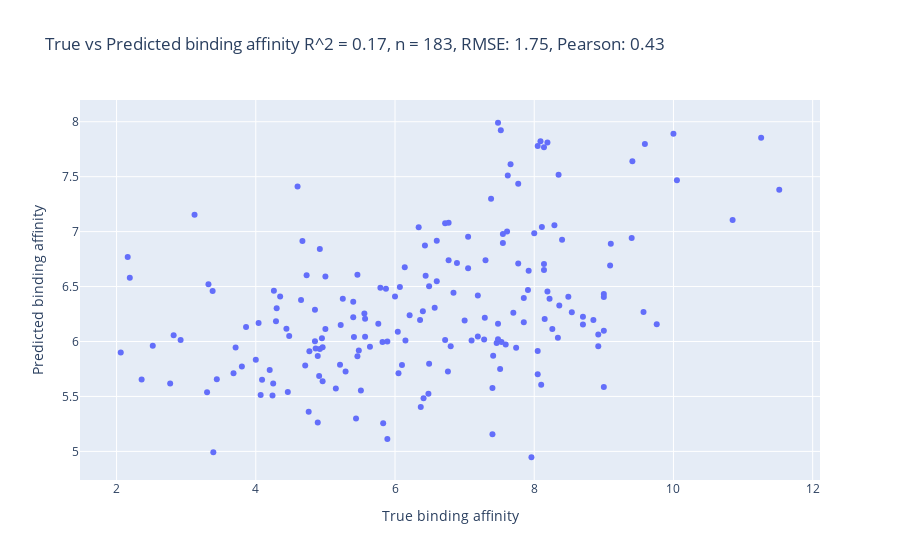

Write notebook code for a chart like this one.
### Code cell
fig = px.scatter(x=y_test, y=y_hat, labels={'x': 'True binding affinity', 'y': 'Predicted binding affinity'}, title=f'True vs Predicted binding affinity\nR^2 = {r2_score(y_test, y_hat):.2f}, n = {len(y_test)}, RMSE: {np.sqrt(np.mean((y_test - y_hat)**2)):.2f}, Pearson: {np.corrcoef(y_test, y_hat)[0, 1]:.2f}')
fig.show()

### Figure 1 — Plotly figure (JSON) as saved in the notebook; plotly's stock layout.template omitted (floating-point values rounded to 4 significant figures; data arrays with more than 128 entries replaced by an {"elided": "..."} marker saying what was removed)
{"data": [{"hovertemplate": "True binding affinity=%{x}<br>Predicted binding affinity=%{y}<extra></extra>", "legendgroup": "", "marker": {"color": "#636efa", "symbol": "circle"}, "mode": "markers", "name": "", "orientation": "v", "showlegend": false, "type": "scatter", "x": {"elided": "183 float values"}, "xaxis": "x", "y": {"elided": "183 float values"}, "yaxis": "y"}], "layout": {"legend": {"tracegroupgap": 0}, "title": {"text": "True vs Predicted binding affinity\nR^2 = 0.17, n = 183, RMSE: 1.75, Pearson: 0.43"}, "xaxis": {"anchor": "y", "domain": [0, 1], "title": {"text": "True binding affinity"}}, "yaxis": {"anchor": "x", "domain": [0, 1], "title": {"text": "Predicted binding affinity"}}}}
